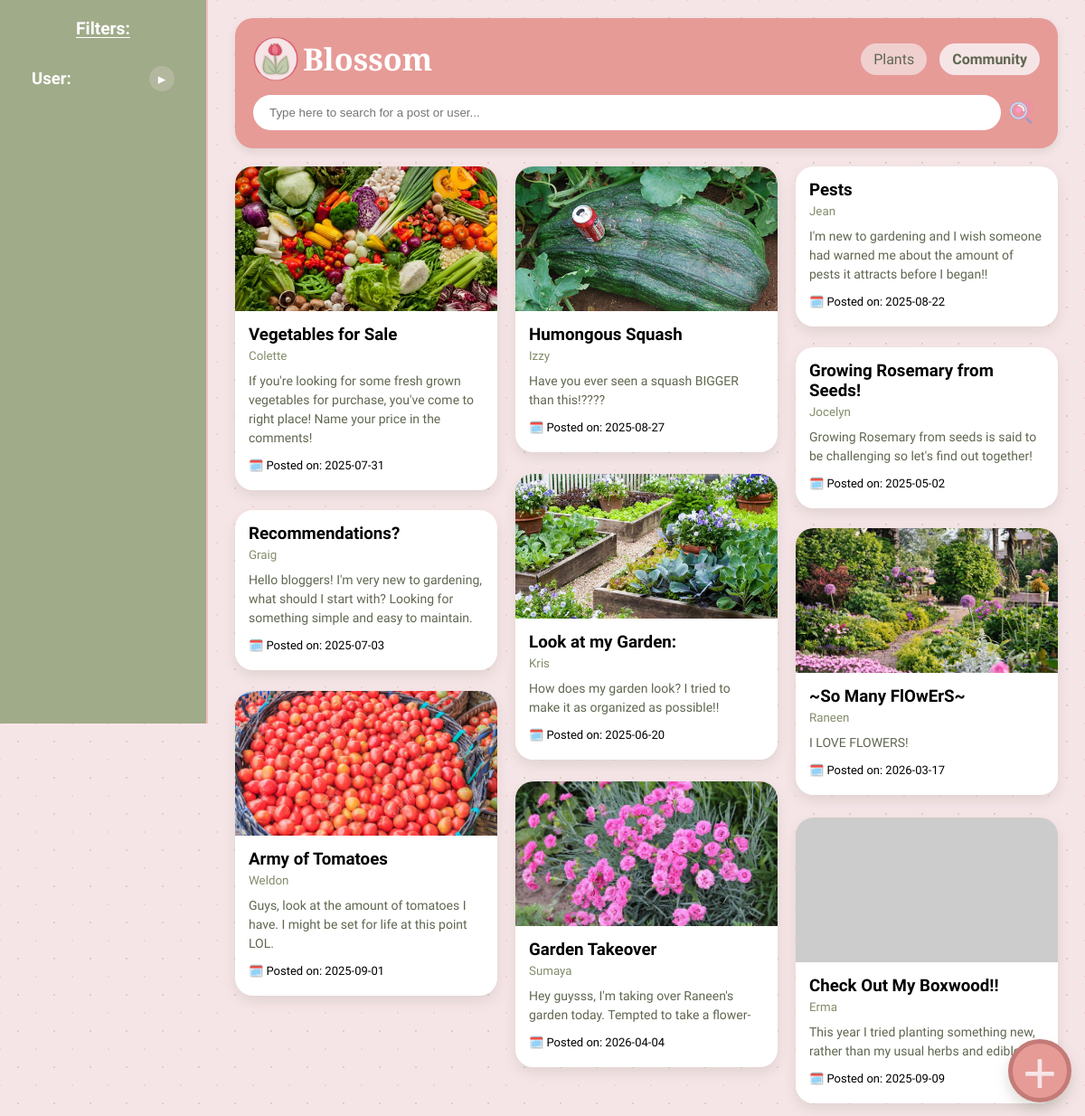
The page /community.php on the database its author committed.
### tables this page shows
CREATE TABLE posts
(
	post_id			INT				AUTO_INCREMENT NOT NULL,
    title 			VARCHAR(60)		NOT NULL,
    body			VARCHAR(255)	NOT NULL,
    user_id			INT				NOT NULL,
    post_date		DATE			NOT NULL,
    post_img		VARCHAR(255),
    CONSTRAINT posts_pk
		PRIMARY KEY (post_id),
	CONSTRAINT posts_users_fk
		FOREIGN KEY (user_id) REFERENCES users (user_id)
);

CREATE TABLE users
(
	user_id			INT			AUTO_INCREMENT NOT NULL,
    user_name		VARCHAR(50)	UNIQUE NOT NULL,
    CONSTRAINT	users_pk
		PRIMARY KEY (user_id)
);

### community.php (the view, shortened to what this page needs)
<?php
include('db_connection.php');
$q = "SELECT pt.post_id, pt.title, pt.body, pt.post_date, pt.post_img, u.user_name
    FROM posts AS pt
    INNER JOIN users AS u ON pt.user_id = u.user_id";
$q .= " GROUP BY pt.post_id, pt.title, pt.body, pt.post_date, pt.post_img, u.user_name
        ORDER BY RAND()";
$result = mysqli_query($con, $q) or die("Query failed: " . mysqli_error($con));
function escape($value)
{
    return htmlspecialchars((string) $value, ENT_QUOTES, 'UTF-8');
}
function resolvePostImage($fileName)
{
    $name = TRIM((string) $fileName);
    $baseName = pathinfo($name, PATHINFO_FILENAME);
    $hasExtension = pathinfo($name, PATHINFO_EXTENSION) !== '';
    $candidates = array($name);
    $folders = array('postImages/', 'images/');
    foreach ($folders as $folder) {
        $absoluteFolder = __DIR__ . '/' . $folder;
        foreach (array_unique($candidates) as $candidate) {
            $safeCandidate = basename($candidate);
            if (file_exists($absoluteFolder . $safeCandidate)) {
                return $folder . $safeCandidate;
            }
        }
    }
    return 'https://placehold.co/600x400/F6E5E7/828C6A?text=' . rawurlencode($baseName ?: 'Post');
}
?>
<html lang="en">
<head>
    <link rel="stylesheet" href="style.css">
</head>
<body>
    <div class="sidebar">
        <h3>Filters:</h3>
        <div class="filter-section">
            <div class="filter-group">
                <details class="filter-group" data-filter-group="user">
                <summary>
                    <strong class="filter-title">User:</strong>
                    <button class="filter-toggle" type="button" aria-label="Toggle User filter"></button>
                </summary>
                </details>
            </div>
        </div>
    </div>
    <div class="main">
        <div class="header">
            <div class="header-top">
                <div class="logo" style="display: flex; align-items: center;">
                    <img src="images/favicon.png" alt="Blossom">Blossom
                </div>
                <div class="tabs">
                    <a href="index.php" class="<?php echo basename($_SERVER['PHP_SELF']) == 'index.php' ? 'active' : ''; ?>">Plants</a>
                    <a href="community.php" class="<?php echo basename($_SERVER['PHP_SELF']) == 'community.php' ? 'active' : ''; ?>">Community</a>
                    <button class="new-post">+</button>
                </div>
            </div>
            <div>
                <form action="" method="GET">
                    <div class="search-container">
                        <input class="search" type="text" name="search" form="filter-form" placeholder="Type here to search for a post or user..." value="<?php echo isset($_GET['search']) ? htmlspecialchars($_GET['search']) : ''; ?>">
                        <input class="search-button" name ="search-button" form="filter-form" type="image" src="images/search.png" alt="Search" width="30" height="30" style="vertical-align: middle; margin-left: 10px; background: transparent; border: none;">
                    </div>
                </form>
            </div>
        </div>
        <div class="masonry-grid">
            <?php if (mysqli_num_rows($result) > 0) { ?>
                <?php while ($row = mysqli_fetch_assoc($result)) { ?>
                    <a class="card-link" href="detail.php?post_id=<?php echo (int)$row['post_id']; ?>&type=community">
                        <div class="card">
                            <?php if (!empty($row['post_img'])): ?>
                                <img src="<?php echo escape(resolvePostImage($row['post_img'])); ?>"
                                    alt="<?php echo escape($row['title']); ?>">
                            <?php endif; ?>
                            <div class="card-content">
                                <h3><?php echo escape($row['title']); ?></h3>
                                <small><?php echo escape($row['user_name']); ?></small>
                                <p><?php echo escape($row['body']); ?></p>
                                <div class="info">🗓️ Posted on: <?php echo escape($row['post_date']); ?></div>
                            </div>
                        </div>
                    </a>
                <?php } ?>
            <?php } else { ?>
                <div class="empty-state">
                    No posts were found in the database.
                </div>
            <?php } ?>
        </div>
    </div>
</body>
</html>

### style.css (style rules this page uses)
:root { --off-white: #F6E5E7; --light-pink: #EFC0BC; --pink: #E69B97; --berry: #C47B77; --light-green: #A0AB89; --green: #828C6A; --sage-dark: #5F6750; }
* { box-sizing: border-box; margin: 0; padding: 0; }
body { font-family: 'Quicksand', sans-serif; background-color: var(--off-white); background-image: radial-gradient(rgba(160, 171, 137, 0.35) 1px, transparent 1px), radial-gradient(rgba(239, 192, 188, 0.5) 1px, transparent 1px); background-size: 40px 40px; background-position: 0 0, 20px 20px; display: flex; min-height: 100vh; align-items: stretch; }
.filter-section { position: sticky; top: 20px; padding: 15px; margin-top: 10px; }
.filter-title { display: inline; margin-bottom: 0; font-size: clamp(0.95rem, 0.82rem + 0.45vw, 1.2rem); }
.filter-group summary { display: flex; align-items: center; list-style: none; gap: 10px; }
.filter-group summary::marker { display: none; }
.filter-toggle { margin-left: auto; width: 28px; height: 28px; border: 0; border-radius: 999px; background: rgba(246, 229, 231, 0.22); color: white; cursor: pointer; display: inline-flex; align-items: center; justify-content: center; flex-shrink: 0; }
.filter-toggle::before { content: '\25B8'; font-size: clamp(0.95rem, 0.8rem + 0.35vw, 1.2rem); transition: transform 0.2s ease; }
.sidebar h3 { margin-bottom: 15px; color: white; font-size: clamp(1rem, 0.9rem + 0.45vw, 1.2rem); text-align: center; text-decoration: underline; text-underline-offset: 3px; }
.filter-group { margin-bottom: 20px; }
.main { flex: 1; padding: 20px; margin-left: 240px; margin-right: 10px; }
.header { background: var(--pink); padding: 20px; border-radius: 20px; margin-bottom: 20px; box-shadow: 0 4px 10px rgba(95, 103, 80, 0.14); }
.header-top { display: flex; justify-content: space-between; align-items: center; margin-bottom: 15px; }
.logo { font-family: 'Cormorant Garamond', serif; font-size: 34px; font-weight: bold; color: white; }
.logo img { vertical-align: middle; width: 50px; height: 50px; margin-right: 5px; }
.tabs a { text-decoration: none; background: rgba(246, 229, 231, 0.7); padding: 8px 14px; border-radius: 20px; margin-left: 10px; cursor: pointer; color: var(--sage-dark); }
.tabs a.active { background: var(--off-white); font-weight: 600; }
.search-container { position: relative; margin-top: 10px; }
.search { width: 95%; padding: 12px 50px 12px 18px; border-radius: 30px; border: none; outline: none; }
.search-button { position: absolute; right: 5px; top: 50%; transform: translateY(-50%); background: none; border: none; cursor: pointer; padding: 0; }
.masonry-grid { display: grid; grid-template-columns: repeat(auto-fill, minmax(280px, 1fr)); grid-auto-rows: 10px; column-gap: 20px; row-gap: 10px; }
.card { background: var(--off-white); border-radius: 20px; overflow: hidden; box-shadow: 0 6px 14px rgba(95, 103, 80, 0.14); transition: transform 0.2s; position: relative; width: 100%; }
.card-link { text-decoration: none; color: inherit; }
.masonry-grid .card-link { align-self: start; }
.card img { width: 100%; height: 160px; object-fit: cover; }
.card-content { padding: 15px; background: white; }
.card h3 { margin-bottom: 5px; }
.card p { font-size: 14px; color: var(--sage-dark); margin-bottom: 12px; line-height: 1.5; }
.card small { color: var(--green); display: block; margin-bottom: 10px; }
.info { font-size: 13px; margin-bottom: 5px; }
.new-post { border-radius: 50%; width: 70px; height: 70px; background: var(--pink); color: var(--off-white); font-size: 65px; cursor: pointer; border: 5px solid var(--berry); position: fixed; bottom: 0; right: 0; margin-bottom: 15px; margin-right: 15px; box-shadow: 0 8px 15px rgba(95, 103, 80, 0.22); z-index: 9999; display: flex; align-items: center; justify-content: center; padding-top: 4px; }

### rows shown on the page
posts: post_img (picture), title "Vegetables for Sale", user.user_name "Colette", body "If you're looking for some fresh grown vegetables for purchase, you've come to right place! Name your price in the comments!", post_date "2025-07-31"
posts: post_img (picture), title "Humongous Squash", user.user_name "Izzy", body "Have you ever seen a squash BIGGER than this!????", post_date "2025-08-27"
posts: title "Pests", user.user_name "Jean", body "I'm new to gardening and I wish someone had warned me about the amount of pests it attracts before I began!!", post_date "2025-08-22"
posts: title "Growing Rosemary from Seeds!", user.user_name "Jocelyn", body "Growing Rosemary from seeds is said to be challenging so let's find out together!", post_date "2025-05-02"
posts: post_img (picture), title "Look at my Garden:", user.user_name "Kris", body "How does my garden look? I tried to make it as organized as possible!!", post_date "2025-06-20"
posts: title "Recommendations?", user.user_name "Graig", body "Hello bloggers! I'm very new to gardening, what should I start with? Looking for something simple and easy to maintain.", post_date "2025-07-03"
posts: post_img (picture), title "~So Many FlOwErS~", user.user_name "Raneen", body "I LOVE FLOWERS!", post_date "2026-03-17"
posts: post_img (picture), title "Army of Tomatoes", user.user_name "Weldon", body "Guys, look at the amount of tomatoes I have. I might be set for life at this point LOL.", post_date "2025-09-01"
posts: post_img (picture), title "Garden Takeover", user.user_name "Sumaya", body "Hey guysss, I'm taking over Raneen's garden today. Tempted to take a flower-", post_date "2026-04-04"
posts: title "Check Out My Boxwood!!", user.user_name "Erma", body "This year I tried planting something new, rather than my usual herbs and edibles.", post_date "2025-09-09"
